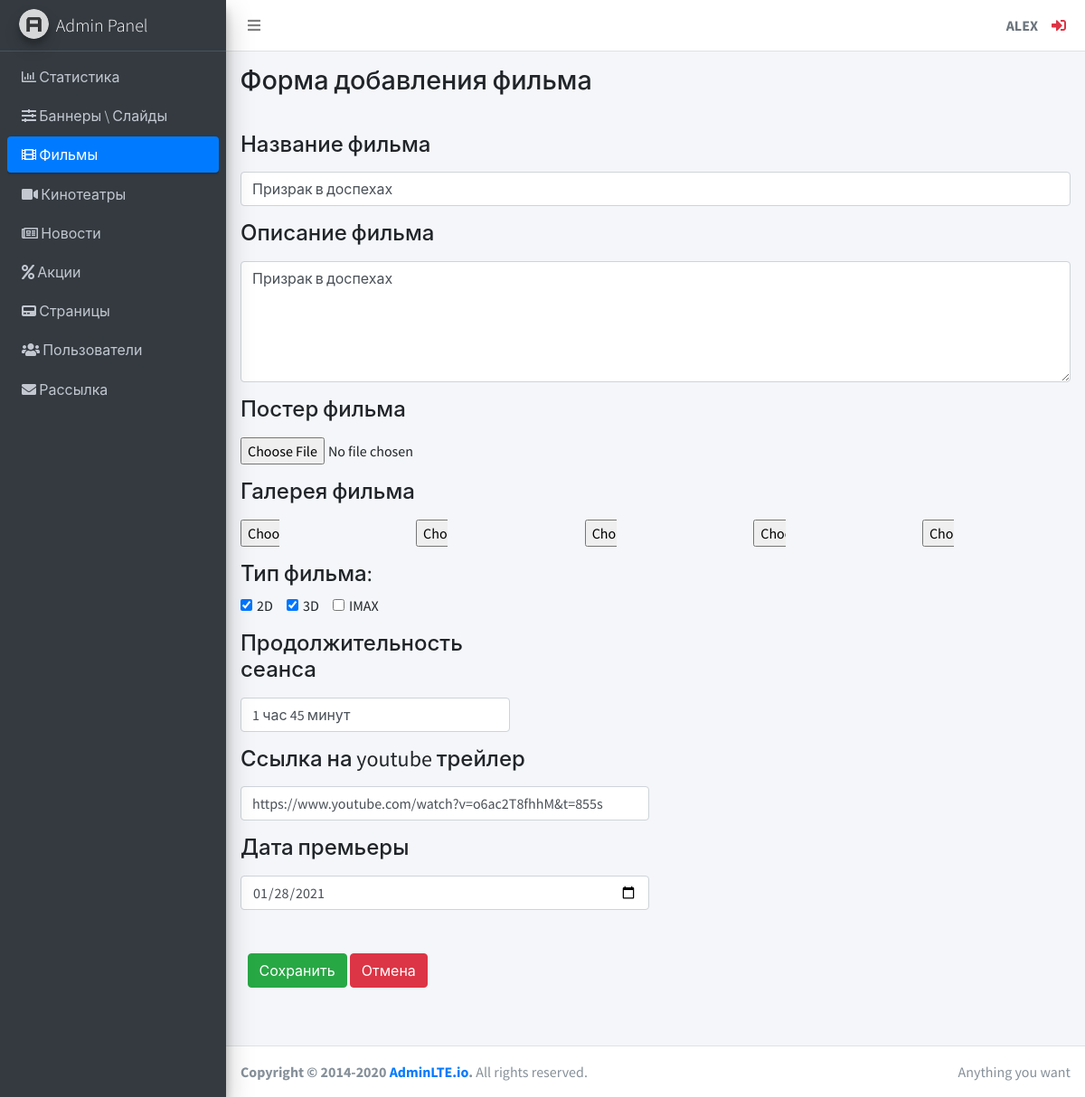
The app's page /adminLte/film/form/2 (signed in), older data.
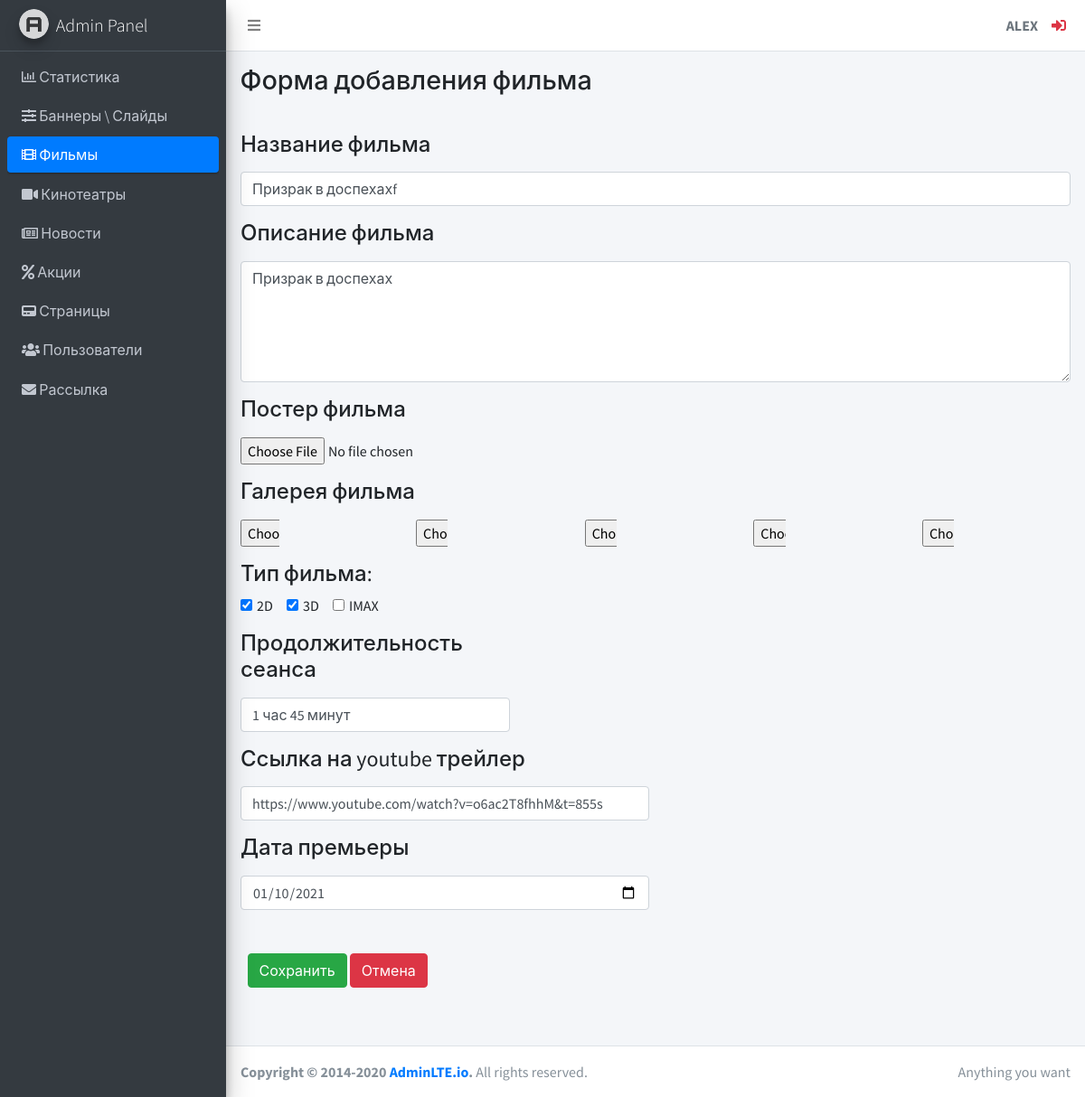
The same page, newer data.
### KinoSite/apps/adminLte/models.py (models this page shows, shortened)
class Film(models.Model):
    title = models.CharField('Название фильма', max_length=255)
    description = models.TextField('Описание фильма')
    main_image = models.ImageField(upload_to='media/images/film_poster')
    image1 = models.ImageField('Первое изображение', upload_to='images/film_images')
    image2 = models.ImageField('Второе изображение', upload_to='images/film_images/')
    image3 = models.ImageField('Третее изображение', upload_to='images/film_images/')
    image4 = models.ImageField('Четвёртое изображение', upload_to='images/film_images/')
    image5 = models.ImageField('Пятое изображение', upload_to='images/film_images/')
    trailer_link = models.URLField('Ссылка на трейлер')
    two_d = models.BooleanField('2Д', null=False)
    three_d = models.BooleanField('3Д', null=False)
    i_max = models.BooleanField('I_MAX', null=False)
    duration = models.CharField('Длительность фильма', max_length=55)
    first_night = models.DateField(verbose_name='Дата премьеры')

### KinoSite/apps/adminLte/views.py (the view)
# urls.py: path('film/form', views.film_edit_form, name='admin_film_form'),
@login_required(login_url=ADMIN_LOGIN_REDIRECT_URL)
def film_edit_form(request, pk=None):
    film = get_object_or_404(models.Film, pk=pk) if pk else None
    form = FilmForm(request.POST or None, request.FILES or None, instance=film or None)
    if request.method == 'POST' and form.is_valid():
        form.save()
        return redirect('admin_film_list')
    return render(request, 'adminLte/film/film_form.html', {'form': form})

### KinoSite/templates/adminLte/film/film_form.html (shortened to what this page needs)
{% extends 'adminLte/base.html' %}
{% block film %}
    <li class="nav-item">
        <a href="{% url 'admin_film_list' %}" class="nav-link active">
              <i class="fas fa-film"></i>
              <p>
                  Фильмы
              </p>
        </a>
    </li>
{% endblock %}
{% block content_title %}
    <h1 class="m-0">Форма добавления фильма</h1>
{% endblock %}
{% block main_content %}
    <div class="features flex-fill">
        <div class="row m-3">
            <div class="container">
                <form method="POST" enctype="multipart/form-data">
                    <div class="form-group">
                        <label for="FilmNameInput"><h4>Название фильма</h4></label>
                        {{ form.title }}
                    </div>
                    <div class="form-group">
                        <label for="FilmTextInput"><h4>Описание фильма</h4></label>
                        {{ form.description }}
                    </div>
                    <div class="form-group">
                        <label for="FilmPoster"><h4>Постер фильма</h4></label>
                        {{ form.main_image }}
                    </div>
                    <label for="FilmGallery"><h4>Галерея фильма</h4></label>
                        <div class="row" id="FilmGallery">
                            <div class="col">
                                {{ form.image1 }}
                            </div>
                            <div class="col">
                                 {{ form.image2 }}
                            </div>
                            <div class="col">
                                 {{ form.image3 }}
                            </div>
                            <div class="col">
                                 {{ form.image4 }}
                            </div>
                            <div class="col">
                                 {{ form.image5 }}
                            </div>
                        </div>
                    <div class="container my-3 pl-0">
                        <h4>Тип фильма:</h4>
                        <div class="form-check form-check-inline">
                            {{ form.two_d }}
                            <label class="form-check-label" for="inlineCheckbox1">2D</label>
                        </div>
                        <div class="form-check form-check-inline">
                            {{ form.three_d }}
                            <label class="form-check-label" for="inlineCheckbox2">3D</label>
                        </div>
                        <div class="form-check form-check-inline">
                            {{ form.i_max }}
                            <label class="form-check-label" for="inlineCheckbox3">IMAX</label>
                        </div>
                    </div>
                    <div class="col-lg-4 my-3 pl-0">
                        <label for="FilmDuration"><h4>Продолжительность сеанса</h4></label>
                        {{ form.duration }}
                    </div>
                    <div class="col-lg-6 my-3 pl-0">
                        <label for="TrailerName"><h4>Ссылка на youtube трейлер</h4></label>
                        {{ form.trailer_link }}
                    </div>
                    <div class="col-lg-6 my-3 pl-0">
                        <label for="FilmFirstNightDate"><h4>Дата премьеры</h4></label>
                        {{ form.first_night }}
                    </div>
                    <div class="container my-5">
                        <button class="btn btn-success" type="submit">Сохранить</button>
                        <a class="btn btn-danger" href="{% url 'admin_film_list' %}" role="button">Отмена</a>
                    </div>
                </form>
            </div>
        </div>
    </div>
{% endblock %}

### KinoSite/templates/adminLte/base.html (shortened to what this page needs)
{% load static %}
<!DOCTYPE html>
<html lang="en">
<head>
  <link rel="stylesheet" href="{% static 'plugins/fontawesome-free/css/all.min.css' %}">
  <link rel="stylesheet" href="{% static 'dist/css/adminlte.min.css' %}">
</head>
<body class="hold-transition sidebar-mini">
<div class="wrapper">
{% block body %}
  <nav class="main-header navbar navbar-expand navbar-white navbar-light">
    <ul class="navbar-nav">
      <li class="nav-item">
        <a class="nav-link" data-widget="pushmenu" href="#" role="button"><i class="fas fa-bars"></i></a>
      </li>
    </ul>
    <ul class="navbar-nav ml-auto">
      <div class="user-panel d-flex">
          <div class="info">
              <a class="d-block text-uppercase text-secondary"><strong>{{ user.username }}</strong></a>
          </div>
          <div class="info">
              <a href="{% url 'admin_logout' %}" class="fas fa fa-sign-in-alt mr-2 text-danger"></a>
          </div>
      </div>
    </ul>
  </nav>
  <aside class="main-sidebar sidebar-dark-primary elevation-4">
    <a href="#" class="brand-link">
      <img src="{% static 'dist/img/AdminLTELogo.png' %}" alt="AdminLTE Logo" class="brand-image img-circle elevation-3" style="opacity: .8">
      <span class="brand-text font-weight-light">Admin Panel</span>
    </a>
    <div class="sidebar">
      <nav class="mt-2">
        <ul class="nav nav-pills nav-sidebar flex-column" data-widget="treeview" role="menu" data-accordion="false">
          {% block statistic %}
          <li class="nav-item">
            <a href="{% url 'admin_index' %}" class="nav-link">
              <i class="far fa-chart-bar"></i>
              <p>
                Статистика
              </p>
            </a>
          </li>
          {% endblock %}
          {% block banner %}
          <li class="nav-item">
            <a href="{% url 'admin_banner' %}" class="nav-link">
              <i class="fas fa-sliders-h"></i>
              <p>
                Баннеры \ Слайды
              </p>
            </a>
          </li>
          {% endblock %}
          {% block film %}{% endblock %}
          {% block cinema %}
          <li class="nav-item">
            <a href="{% url 'admin_cinema_list' %}" class="nav-link">
              <i class="fas fa-video"></i>
              <p>
                Кинотеатры
              </p>
            </a>
          </li>
            {% endblock %}
            {% block news %}
            <li class="nav-item">
            <a href="{% url 'admin_news_list' %}" class="nav-link">
              <i class="far fa-newspaper"></i>
              <p>
                Новости
              </p>
            </a>
          </li>
            {% endblock %}
            {% block promotion %}
           <li class="nav-item">
            <a href="{% url 'admin_promotion_list' %}" class="nav-link">
              <i class="fas fa-percent"></i>
              <p>
                Акции
              </p>
            </a>
          </li>
            {% endblock %}
            {% block page %}
            <li class="nav-item">
            <a href="{% url 'admin_pages_list' %}" class="nav-link">
              <i class="fas fa-pager"></i>
              <p>
                Страницы
              </p>
            </a>
          </li>
            {% endblock %}
            {% block users %}
            <li class="nav-item">
            <a href="{% url 'admin_users_list' %}" class="nav-link">
              <i class="fas fa-users"></i>
              <p>
                Пользователи
              </p>
            </a>
          </li>
            {% endblock %}
            {% block mailing %}
            <li class="nav-item">
            <a href="{% url 'admin_mailing' %}" class="nav-link">
              <i class="fas fa-envelope"></i>
              <p>
                Рассылка
              </p>
            </a>
          </li>
            {% endblock %}
        </ul>
      </nav>
    </div>
  </aside>
  <div class="content-wrapper">
    <div class="content-header">
      <div class="container-fluid">
        <div class="row mb-2">
          <div class="col-sm-6">
          {% block content_title %}{% endblock %}
          </div>
        </div>
      </div>
    </div>
    <div class="row">
    {% block main_content %}{% endblock %}
    </div>
  </div>
  <footer class="main-footer">
    <div class="float-right d-none d-sm-inline">
      Anything you want
    </div>
    <strong>Copyright &copy; 2014-2020 <a href="https://adminlte.io">AdminLTE.io</a>.</strong> All rights reserved.
  </footer>
</div>
{% endblock %}
</body>
</html>

Row changes from the older to the newer data that the page shows:
changed Film "Призрак в доспехах": title "Призрак в доспехах" → "Призрак в доспехахf"; first_night "01/28/2021" → "01/10/2021"
